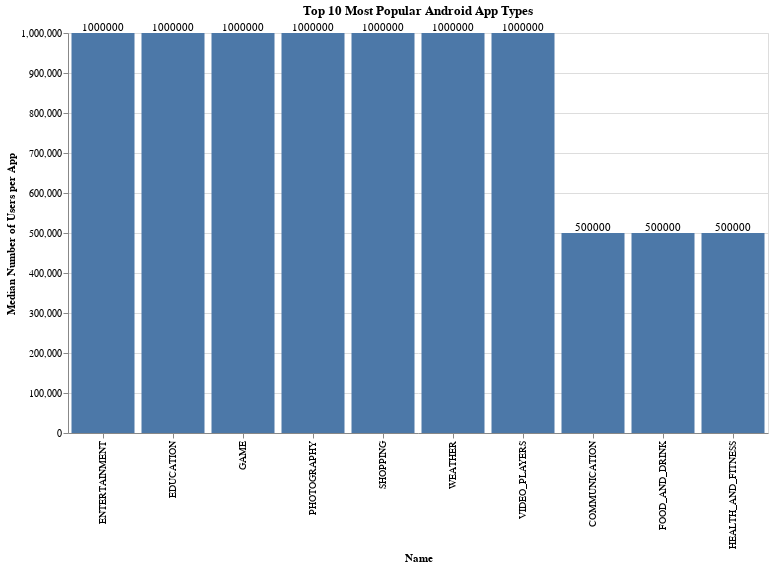

Here is the notebook cell this chart was saved with:
### Code cell
bar_n(
    android_users,
    "Top 10 Most Popular Android App Types",
    "Median Number of Users per App",
    n = 10,
)

### Figure 1 — Vega-Lite specification as saved in the notebook (floating-point values rounded to 4 significant figures)
{"config": {"view": {"continuousWidth": 400, "continuousHeight": 300}}, "layer": [{"mark": "bar", "encoding": {"x": {"type": "nominal", "field": "name", "sort": "-y", "title": "Name"}, "y": {"type": "quantitative", "field": "number", "title": "Median Number of Users per App"}}}, {"mark": {"type": "text", "align": "center", "baseline": "middle", "dy": -5}, "encoding": {"text": {"type": "quantitative", "field": "number"}, "x": {"type": "nominal", "field": "name", "sort": "-y", "title": "Name"}, "y": {"type": "quantitative", "field": "number", "title": "Median Number of Users per App"}}}], "data": {"name": "data-53b0662c4714dd5e34ce429dc82d6167"}, "height": 400, "title": "Top 10 Most Popular Android App Types", "width": 700, "$schema": "https://vega.github.io/schema/vega-lite/v4.8.1.json", "datasets": {"data-53b0662c4714dd5e34ce429dc82d6167": [{"name": "ENTERTAINMENT", "number": 1000000.0}, {"name": "EDUCATION", "number": 1000000.0}, {"name": "GAME", "number": 1000000.0}, {"name": "PHOTOGRAPHY", "number": 1000000.0}, {"name": "SHOPPING", "number": 1000000.0}, {"name": "WEATHER", "number": 1000000.0}, {"name": "VIDEO_PLAYERS", "number": 1000000.0}, {"name": "COMMUNICATION", "number": 500000.0}, {"name": "FOOD_AND_DRINK", "number": 500000.0}, {"name": "HEALTH_AND_FITNESS", "number": 500000.0}]}}
